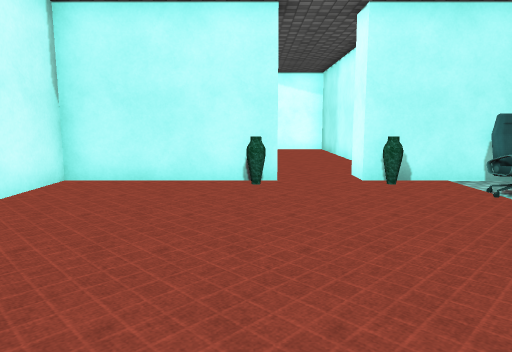
View 1 (above)

17 first-person views from a walk through a 3-D level made in the Unity game engine. The camera is 1.3 m above the floor, tilts 8° down and sees 70° across. The floor is counted in squares, 1 m on a side. Each view is taken from the middle of a square. On the plan, view 1 faces up. The plan holds only what a view shows up to about 15 squares ahead; the rest is blank. The place goes on beyond the plan. The player character is not drawn. Some animated figures are left out. Door leaves are left out, so doorways stand open. Some surface patterns are stand-ins.

View 2
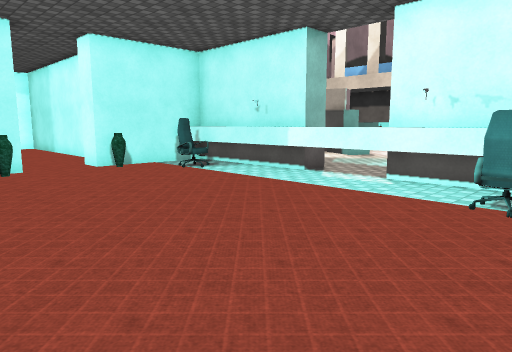

View 3
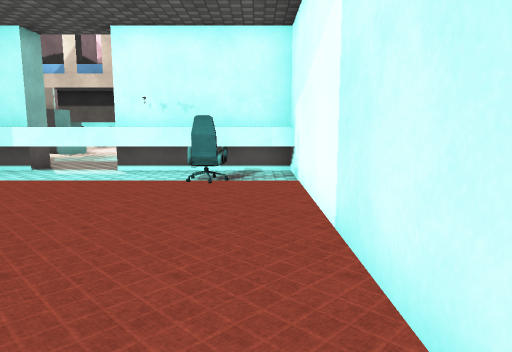

View 4
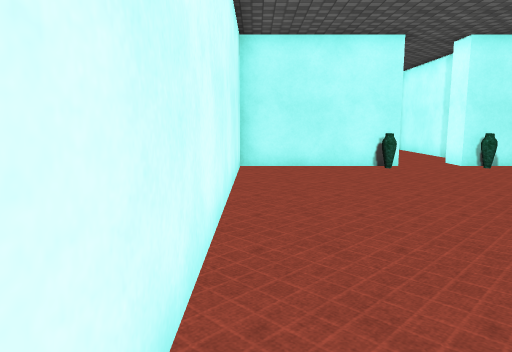

View 5
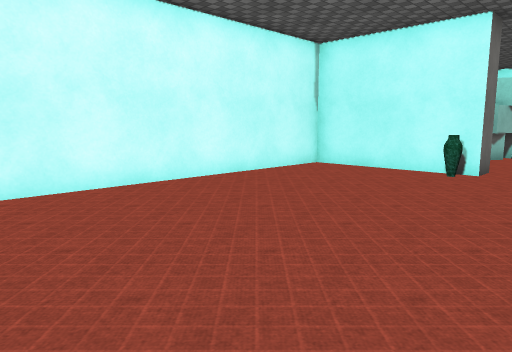

View 6
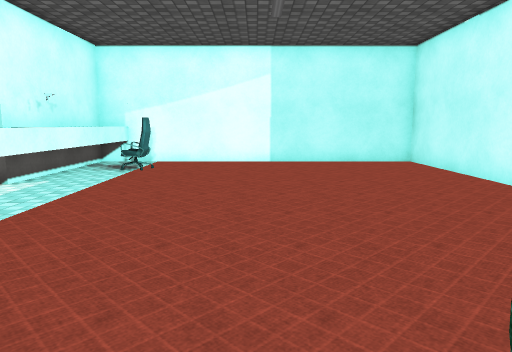

View 7
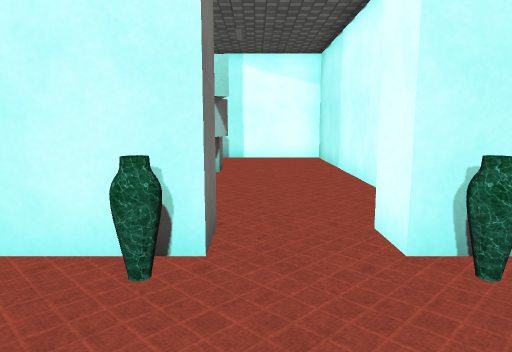

View 8
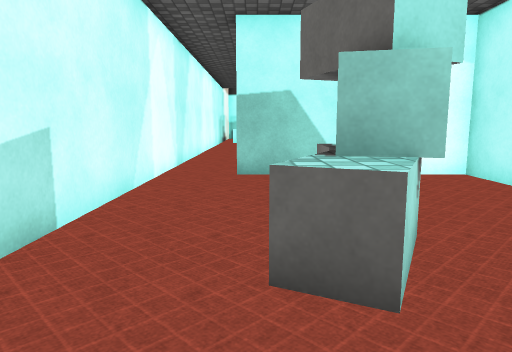

View 9
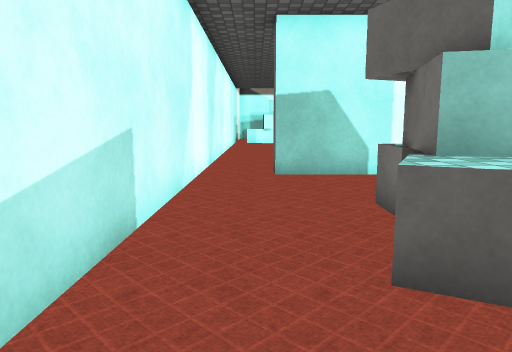

View 10
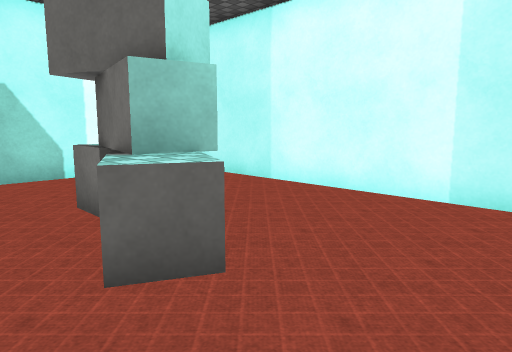

View 11
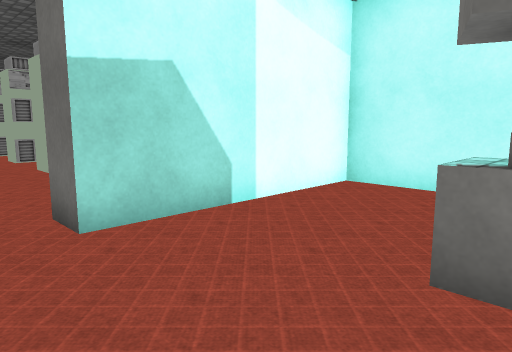

View 12
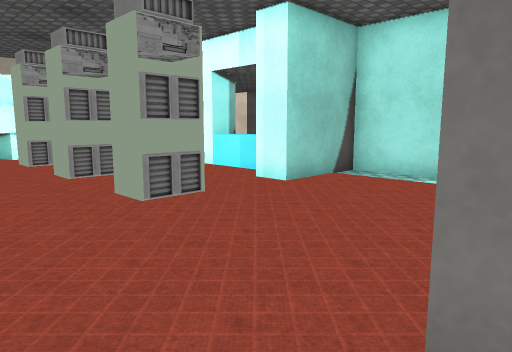

View 13
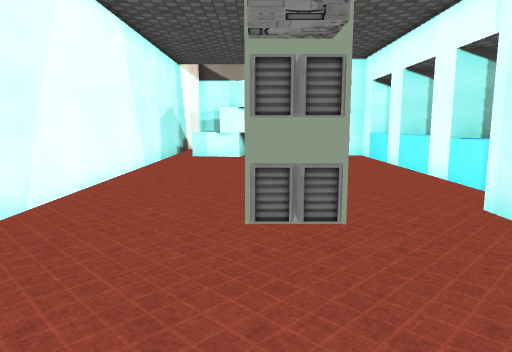

View 14
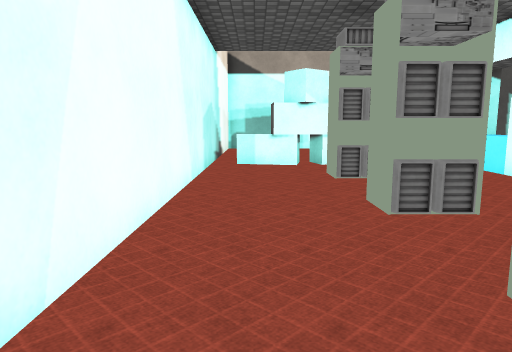

View 15
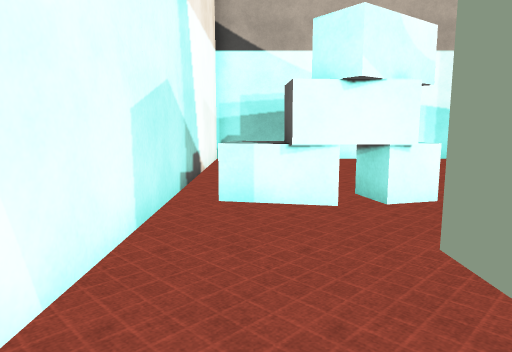

View 16
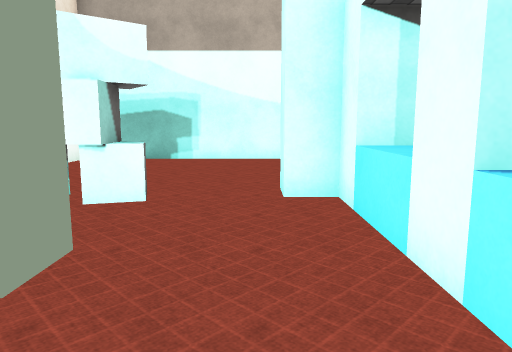

View 17
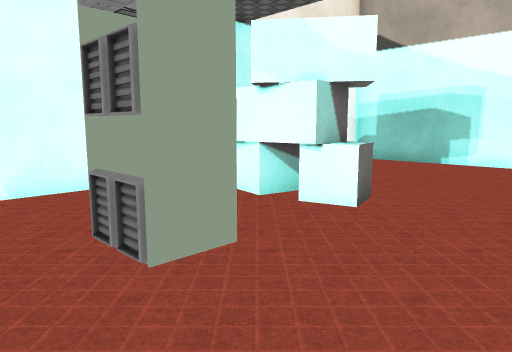

### Floor plan
Key: @ floor where view 1 was taken; # wall or solid block; . floor; ^ raised ledge; A vase; C chair; U cube; B block; P pillar; O other object.
Columns run from 5 left of view 1 to 8 right of it. Each row starts with its distance up from view 1.
 44 ##########
 43 #.........
 42 #........
 41 #........
 40 #........
 39 #........
 38 #.......
 37 #.BBUU..####
 36 #.BBUU...PP
 35 #........P
 34 #........^
 33 #...OO...PP
 32 #........P
 31 #........^
 30 #...OO...PP
 29 #...OO...P
 28 #........^
 27 #........
 26 #...OO..####
 25 #..........#
 24 #..........#
 23 #..........#
 22 #........
 21 #.....
 20 #..#######
 19 #........#
 18 #........#
 17 #........#
 16 #...UU...#
 15 #...UU...#
 14 #...BB...#
 13 #..BB....#
 12 #........#
 11    ......#
 10   .......#
  9 ######..#####
  8 #....A..A..^#
  7 #.........C^#
  6 #..........^#
  5 #..........^#
  4 #..........^##
  3 #..........^
  2 #..........^.
  1 #..........^#
  0 #....@.....^#
 -1 #..........^#
 -2 #.........C^#
 -3 #..........^#
 -4 ###########^#

Where each view was taken, in squares from view 1:
view 1: 0 up, 0 right, facing up
view 2: 3 down, 2 left, facing up-right
view 3: 3 down, 4 left, facing right
view 4: 3 down, 4 left, facing up
view 5: 2 down, 3 right, facing up-left
view 6: 9 up, 1 right, facing down
view 7: 5 up, 1 right, facing up
view 8: 10 up, 2 left, facing up
view 9: 10 up, 3 left, facing up
view 10: 10 up, 3 left, facing up-right
view 11: 15 up, 4 left, facing up-right
view 12: 20 up, 4 left, facing up-right
view 13: 21 up, 1 left, facing up
view 14: 24 up, 3 left, facing up
view 15: 30 up, 3 left, facing up
view 16: 30 up, 2 right, facing up
view 17: 31 up, 3 right, facing up-left
